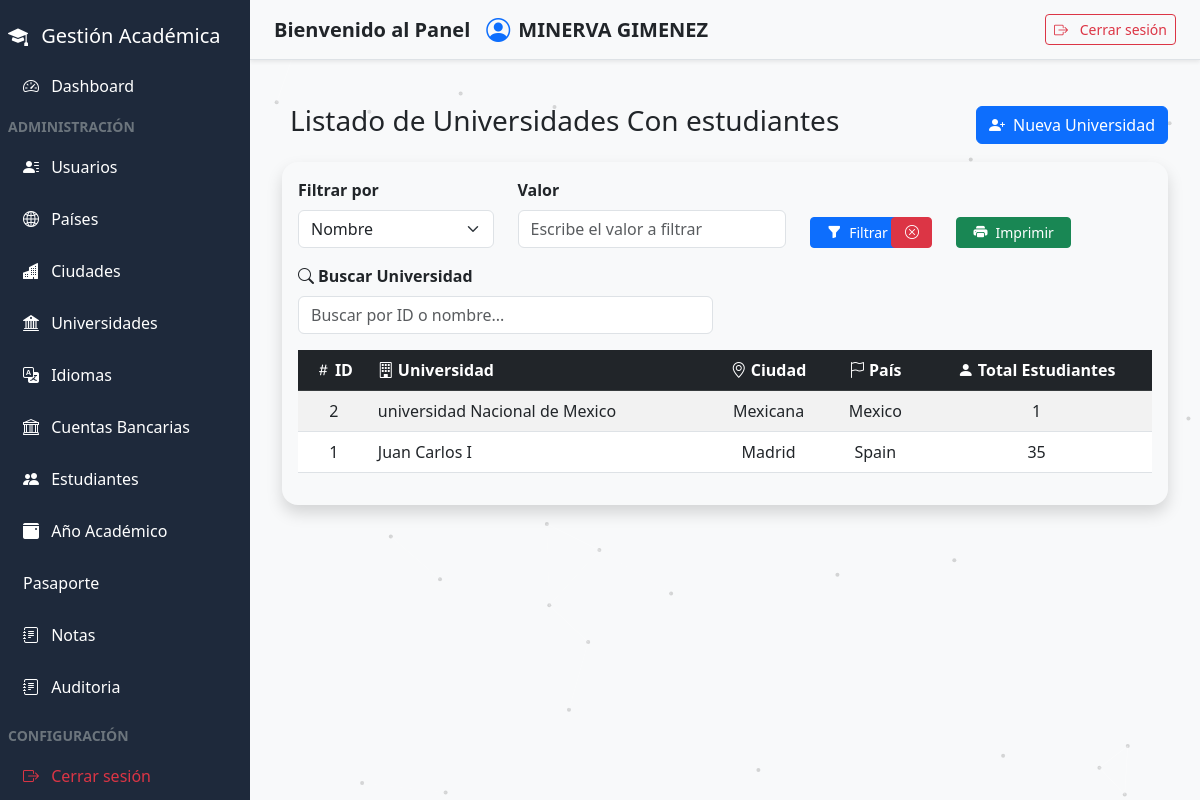
/admin/universidades.php (signed in), run on the app's committed database.
### tables this page shows
CREATE TABLE `universidades` (
  `id` int(11) NOT NULL,
  `nombre` varchar(100) NOT NULL,
  `ciudad_id` int(11) NOT NULL
);

CREATE TABLE `ciudades` (
  `id` int(11) NOT NULL,
  `nombre` varchar(100) NOT NULL,
  `pais_id` int(11) NOT NULL
);

CREATE TABLE `paises` (
  `id` int(11) NOT NULL,
  `nombre` varchar(50) NOT NULL
);

### admin/universidades.php (the view, shortened to what this page needs)
<?php
include_once("../componentes/header.php");
include_once("../componentes/sidebar.php");
$por_pagina = 10;
$pagina_actual = isset($_GET['pagina']) && is_numeric($_GET['pagina']) && $_GET['pagina'] > 0 ? (int)$_GET['pagina'] : 1;
$inicio = ($pagina_actual - 1) * $por_pagina;
try {
    $stmt = $pdo->prepare("
        SELECT u.id, u.nombre AS universidad,
               c.nombre AS ciudad,
               p.nombre AS pais,
               COUNT(e.id) AS total_estudiantes
        FROM universidades u
        INNER JOIN ciudades c ON u.ciudad_id = c.id
        INNER JOIN paises p ON c.pais_id = p.id
        INNER JOIN estudiantes e ON u.id = e.universidad_id
        GROUP BY u.id
        ORDER BY u.id DESC
        LIMIT :inicio, :por_pagina
    ");
    $stmt->bindValue(':inicio', $inicio, PDO::PARAM_INT);
    $stmt->bindValue(':por_pagina', $por_pagina, PDO::PARAM_INT);
    $stmt->execute();
    $universidades = $stmt->fetchAll(PDO::FETCH_ASSOC);
} catch (PDOException $e) {
    die("Error al obtener universidades con estudiantes: " . $e->getMessage());
}
?>
<main class="content" id="mainContent">
    <div class="container mt-4">
        <div class="d-flex justify-content-between align-items-center mb-3">
            <h3><i class="bi bi-university me-2"></i>Listado de Universidades Con estudiantes</h3>
            <a href="registrar_universidades.php" class="btn btn-primary">
                <i class="bi bi-person-plus-fill me-1"></i> Nueva Universidad
            </a>
        </div>
        <div class="card shadow rounded-4">
            <div class="card-body">
                <div class="row mb-3 align-items-end">
                    <div class="col-md-3">
                        <label class="form-label fw-bold">Filtrar por</label>
                        <select id="tipoFiltro" class="form-select" onchange="controlFiltroUI()">
                            <option value="" disabled selected>Nombre</option>
                        </select>
                    </div>
                    <div class="col-md-4">
                        <label class="form-label fw-bold">Valor</label>
                        <input type="text" id="valorFiltro" class="form-control"
                            placeholder="Escribe el valor a filtrar">
                    </div>
                    <div class="col-md-1 d-grid">
                        <button class="btn btn-primary d-flex btn-sm px-3 me-2" onclick="aplicarFiltro()">
                            <i class="bi bi-funnel-fill me-2"></i> Filtrar
                        </button>
                    </div>
                    <div class="col-md-1 d-grid">
                        <button class="btn btn-danger btn-sm px-2 ms-2" onclick="limpiarFiltros()">
                            <i class="bi bi-x-circle"></i>
                        </button>
                    </div>
                    <div class="col-md-1 d-grid">
                        <button class="btn btn-success d-flex btn-sm px-3" onclick="imprimirFiltrado()">
                            <i class="bi bi-printer-fill me-2"></i> Imprimir
                        </button>
                    </div>
                </div>
                <div class="row mb-3">
                    <div class="col-md-6">
                        <label for="busqueda" class="form-label fw-bold">
                            <i class="bi bi-search me-1"></i>Buscar Universidad
                        </label>
                        <input type="text" class="form-control" id="busqueda" placeholder="Buscar por ID o nombre...">
                    </div>
                </div>
                <div class="table-responsive">
                    <table class="table table-striped table-hover align-middle text-center" id="tablaUniversidad">
                        <thead class="table-dark">
                            <tr>
                                <th><i class="bi bi-hash me-1"></i>ID</th>
                                <th class="text-start"><i class="bi bi-building me-1"></i>Universidad</th>
                                <th><i class="bi bi-geo-alt me-1"></i>Ciudad</th>
                                <th><i class="bi bi-flag me-1"></i>País</th>
                                <th><i class="bi bi-person-fill me-1"></i>Total Estudiantes</th>
                            </tr>
                        </thead>
                        <tbody id="contenidoTabla">
                            <?php if (!empty($universidades)): ?>
                                <?php foreach ($universidades as $universidad): ?>
                                    <tr>
                                        <td><?= htmlspecialchars($universidad['id']) ?></td>
                                        <td class="text-start"><?= htmlspecialchars($universidad['universidad']) ?></td>
                                        <td><?= htmlspecialchars($universidad['ciudad']) ?></td>
                                        <td><?= htmlspecialchars($universidad['pais']) ?></td>
                                        <td><?= htmlspecialchars($universidad['total_estudiantes']) ?></td>
                                    </tr>
                                <?php endforeach; ?>
                            <?php else: ?>
                                <tr>
                                    <td colspan="5" class="text-center text-muted">No hay universidades registradas</td>
                                </tr>
                            <?php endif; ?>
                        </tbody>
                    </table>
                </div>
            </div>
        </div>
    </div>
</main>
<link href="https://cdn.jsdelivr.net/npm/bootstrap-icons@1.10.5/font/bootstrap-icons.css" rel="stylesheet">
<?php include_once("../componentes/footer.php"); ?>

### componentes/header.php (style rules this page uses)
* { box-sizing: border-box; }
body { background: #f8f9fa; min-height: 100vh; color: linear-gradient(135deg, #1e1e2f, #2a2a40); font-family: 'Segoe UI', sans-serif; overflow-x: hidden; }
.content { flex-grow: 1; margin-left: 250px; padding: 80px 20px 20px; height: 100vh; overflow-y: auto; transition: margin-left 0.3s ease; }
.card { background-color: #f8f9fa; border: none; }

### data on the page
universidades: id "2", nombre "universidad Nacional de Mexico", ciudad.nombre "Mexicana", paises.nombre "Mexico", total_estudiantes "1"
universidades: id "1", nombre "Juan Carlos I", ciudad.nombre "Madrid", paises.nombre "Spain", total_estudiantes "35"

### other printed values
$_SESSION['usuario_nombre'] "MINERVA GIMENEZ"
